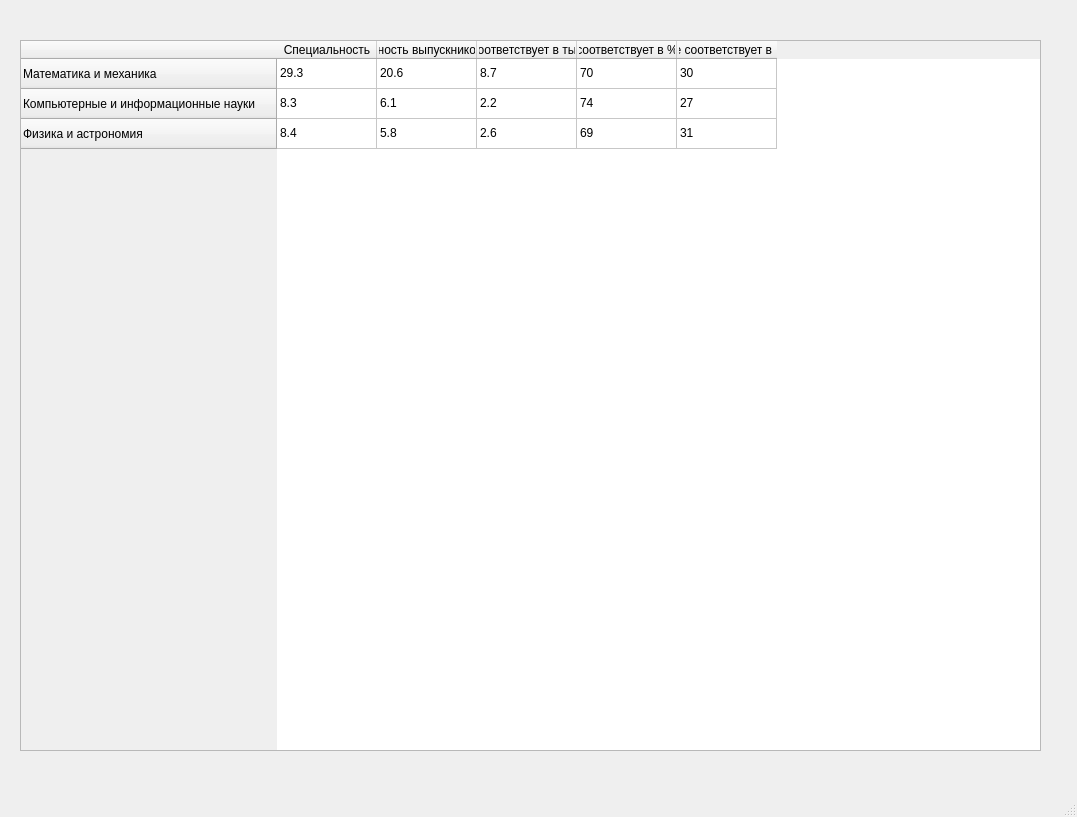
<?xml version="1.0" encoding="UTF-8"?>
<ui version="4.0">
 <class>MainWindow</class>
 <widget class="QMainWindow" name="MainWindow">
  <property name="geometry">
   <rect>
    <x>0</x>
    <y>0</y>
    <width>1077</width>
    <height>817</height>
   </rect>
  </property>
  <property name="windowTitle">
   <string>MainWindow</string>
  </property>
  <widget class="QWidget" name="centralwidget">
   <widget class="QTableWidget" name="tableWidget">
    <property name="geometry">
     <rect>
      <x>20</x>
      <y>40</y>
      <width>1021</width>
      <height>711</height>
     </rect>
    </property>
    <property name="minimumSize">
     <size>
      <width>1021</width>
      <height>711</height>
     </size>
    </property>
    <property name="maximumSize">
     <size>
      <width>1021</width>
      <height>711</height>
     </size>
    </property>
    <row>
     <property name="text">
      <string>Математика и механика</string>
     </property>
    </row>
    <row>
     <property name="text">
      <string>Компьютерные и информационные науки</string>
     </property>
    </row>
    <row>
     <property name="text">
      <string>Физика и астрономия</string>
     </property>
    </row>
    <column>
     <property name="text">
      <string>Специальность</string>
     </property>
    </column>
    <column>
     <property name="text">
      <string>численность выпускников в тыс</string>
     </property>
    </column>
    <column>
     <property name="text">
      <string>соответствует в тыс</string>
     </property>
    </column>
    <column>
     <property name="text">
      <string>соответствует в %</string>
     </property>
    </column>
    <column>
     <property name="text">
      <string>не соответствует в %</string>
     </property>
    </column>
    <item row="0" column="0">
     <property name="text">
      <string>29.3</string>
     </property>
    </item>
    <item row="0" column="1">
     <property name="text">
      <string>20.6</string>
     </property>
    </item>
    <item row="0" column="2">
     <property name="text">
      <string>8.7</string>
     </property>
    </item>
    <item row="0" column="3">
     <property name="text">
      <string>70</string>
     </property>
    </item>
    <item row="0" column="4">
     <property name="text">
      <string>30</string>
     </property>
    </item>
    <item row="1" column="0">
     <property name="text">
      <string>8.3</string>
     </property>
    </item>
    <item row="1" column="1">
     <property name="text">
      <string>6.1</string>
     </property>
    </item>
    <item row="1" column="2">
     <property name="text">
      <string>2.2</string>
     </property>
    </item>
    <item row="1" column="3">
     <property name="text">
      <string>74</string>
     </property>
    </item>
    <item row="1" column="4">
     <property name="text">
      <string>27</string>
     </property>
    </item>
    <item row="2" column="0">
     <property name="text">
      <string>8.4</string>
     </property>
    </item>
    <item row="2" column="1">
     <property name="text">
      <string>5.8</string>
     </property>
    </item>
    <item row="2" column="2">
     <property name="text">
      <string>2.6</string>
     </property>
    </item>
    <item row="2" column="3">
     <property name="text">
      <string>69</string>
     </property>
    </item>
    <item row="2" column="4">
     <property name="text">
      <string>31</string>
     </property>
    </item>
   </widget>
  </widget>
  <widget class="QMenuBar" name="menubar">
   <property name="geometry">
    <rect>
     <x>0</x>
     <y>0</y>
     <width>1077</width>
     <height>26</height>
    </rect>
   </property>
  </widget>
  <widget class="QStatusBar" name="statusbar"/>
 </widget>
 <resources/>
 <connections/>
</ui>
